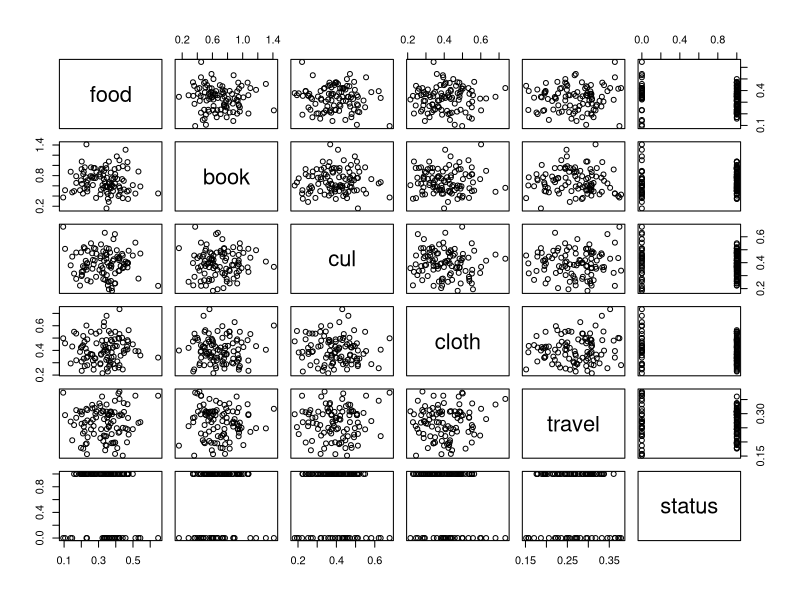
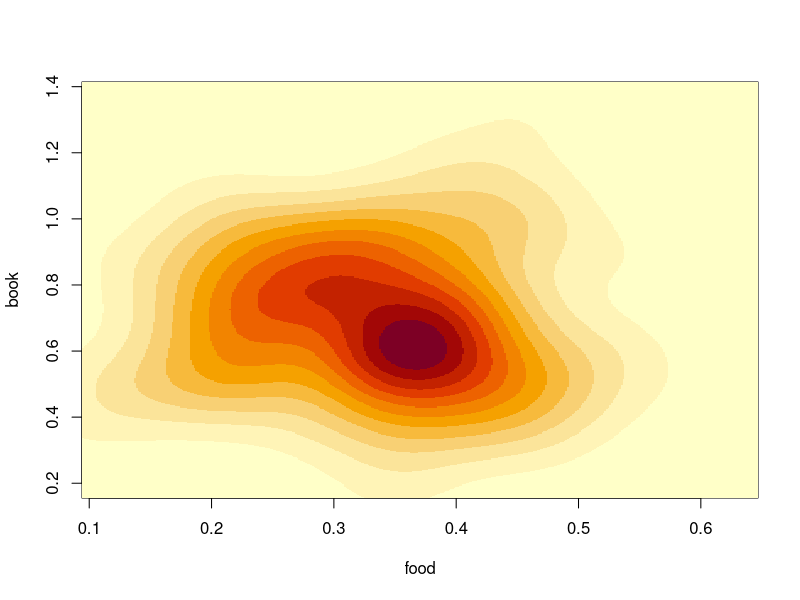

These figures' R source, in order: (Note: this script raises an error after producing the figures.)
set1 <- read.csv("data/set1.csv" , header = T , stringsAsFactors = F)
head(set1)
set1

plot(set1) 

library(MASS)
density <- kde2d(set1$food , set1$book , n=400)
image(density , xlab = "food" , ylab = "book") 

library(e1071) 
m1 <- svm(status ~ food + book + cul + cloth + travel , type = "C-classification" , data = set1) 
m1

predict(m1 , set1)
sum(set1$status != predict(m1 , set1))

library(caret)
confusionMatrix(set1$status,predict(m1 , set1))

library(kernlab)
m2 <- ksvm(status ~ . , kernel = "rbfdot" , data = set1) 
m2

predict(m2 , set1)
sum(as.numeric(predict(m2 , set1) > 0.5) != set1$status)

tmp = predict(m2 , set1)
tmp[tmp>=0.5] =1 
tmp[tmp<0.5] =0
tmp

confusionMatrix(set1$status,tmp)
